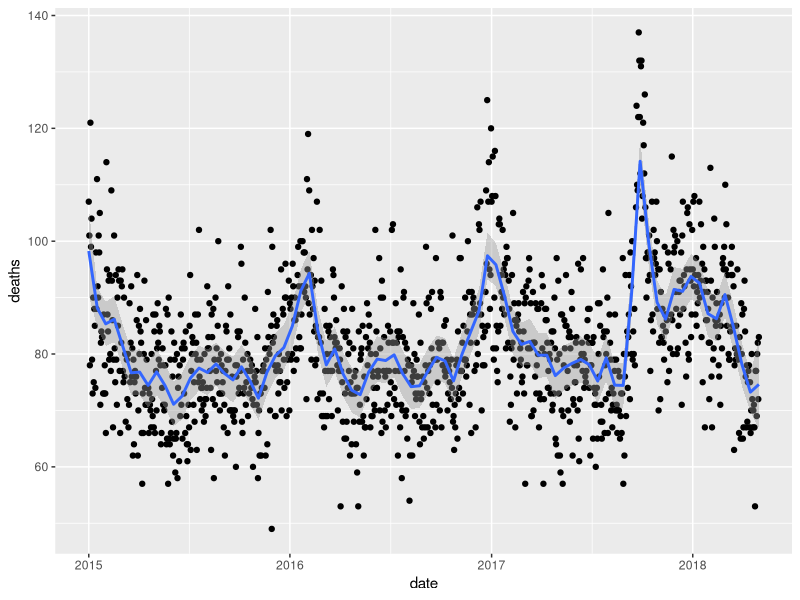
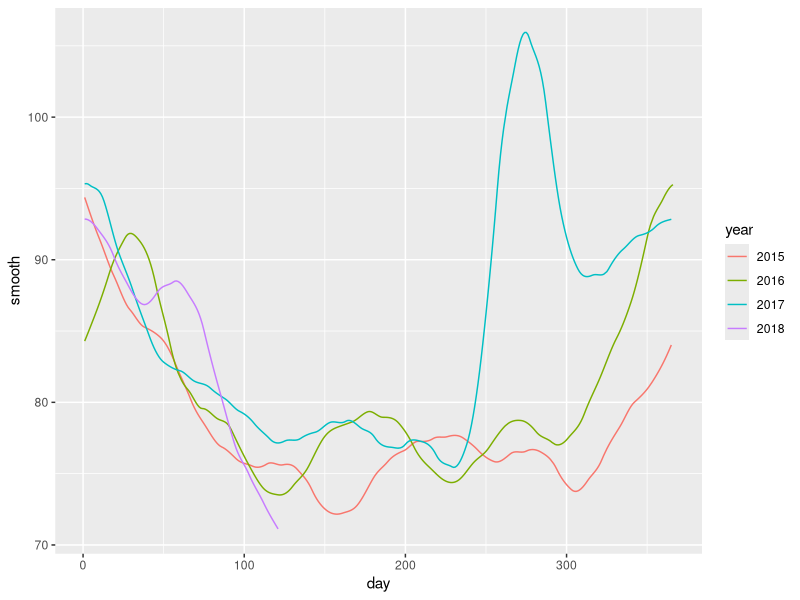

R code for these plots, in order: (Note: this script raises an error after producing the figures.)
library(tidyverse)
library(lubridate)
library(purrr)
library(pdftools)

fn <- system.file("extdata", "RD-Mortality-Report_2015-18-180531.pdf", package="dslabs")
dat <- map_df(str_split(pdf_text(fn), "\n"), function(s){
  s <- str_trim(s)
  header_index <- str_which(s, "2015")[1]
  tmp <- str_split(s[header_index], "\\s+", simplify = TRUE)
  month <- tmp[1]
  header <- tmp[-1]
  tail_index  <- str_which(s, "Total")
  n <- str_count(s, "\\d+")
  out <- c(1:header_index, which(n==1), which(n>=28), tail_index:length(s))
  s[-out] %>%
    str_remove_all("[^\\d\\s]") %>%
    str_trim() %>%
    str_split_fixed("\\s+", n = 6) %>%
    .[,1:5] %>%
    as_tibble() %>% 
    setNames(c("day", header)) %>%
    mutate(month = month,
           day = as.numeric(day)) %>%
    gather(year, deaths, -c(day, month)) %>%
    mutate(deaths = as.numeric(deaths))
}) %>%
  mutate(month = recode(month, "JAN" = 1, "FEB" = 2, "MAR" = 3, "APR" = 4, "MAY" = 5, "JUN" = 6, 
                        "JUL" = 7, "AGO" = 8, "SEP" = 9, "OCT" = 10, "NOV" = 11, "DEC" = 12)) %>%
  mutate(date = make_date(year, month, day)) %>%
  dplyr::filter(date <= "2018-05-01")

dat <- na.omit(dat) %>%
  select(deaths, date) %>%
  mutate(date_numeric = as.numeric(date))

loess_func <- loess(deaths ~ date_numeric, data = dat, span = 60 / diff(range(dat$date_numeric)), degree = 1)
dat$model <- predict(loess_func)
dat %>%
  ggplot(aes(date, deaths)) +
  geom_point() +
  geom_smooth(method = "loess", weight = 1, span = 60 / diff(range(dat$date_numeric)))

dat %>%
  mutate(smooth = predict(loess_func, date_numeric), day = yday(date), year = as.character(year(date))) %>%
  ggplot(aes(day, smooth, colour = year)) +
  geom_line()


# Q3
library(broom)
mnist_27$train %>% glm(y ~ x_2, family = "binomial", data = .) %>% tidy()
qplot(x_2, y, data = mnist_27$train)


train <- mnist_27$train %>%
  mutate(y = as.numeric(as.character(y)))
fit <- loess(y ~ x_2, train, degree = 1)
predict(fit, mnist_27$test) %>%
  data.frame() %>%
  `colnames<-`('y') %>%
  mutate(prediction = sapply(y, function(x) ifelse((x-2) < (7-x), 2, 7)), true = mnist_27$test$y) %>%
  na.omit() %>%
  summarise(accuracy = mean(prediction == true))
  
